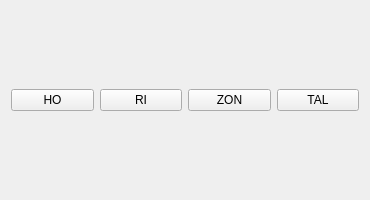
<?xml version="1.0" encoding="UTF-8"?>
<ui version="4.0">
 <class>Form</class>
 <widget class="QWidget" name="Form">
  <property name="geometry">
   <rect>
    <x>0</x>
    <y>0</y>
    <width>370</width>
    <height>200</height>
   </rect>
  </property>
  <property name="acceptDrops">
   <bool>true</bool>
  </property>
  <property name="windowTitle">
   <string>Form</string>
  </property>
  <layout class="QHBoxLayout" name="horizontalLayout_2">
   <item>
    <widget class="QPushButton" name="pushButton_3">
     <property name="sizePolicy">
      <sizepolicy hsizetype="Minimum" vsizetype="Fixed">
       <horstretch>0</horstretch>
       <verstretch>0</verstretch>
      </sizepolicy>
     </property>
     <property name="text">
      <string>HO</string>
     </property>
    </widget>
   </item>
   <item>
    <widget class="QPushButton" name="pushButton_2">
     <property name="text">
      <string>RI</string>
     </property>
    </widget>
   </item>
   <item>
    <widget class="QPushButton" name="pushButton">
     <property name="text">
      <string>ZON</string>
     </property>
    </widget>
   </item>
   <item>
    <widget class="QPushButton" name="pushButton_4">
     <property name="text">
      <string>TAL</string>
     </property>
    </widget>
   </item>
  </layout>
 </widget>
 <resources/>
 <connections/>
</ui>
